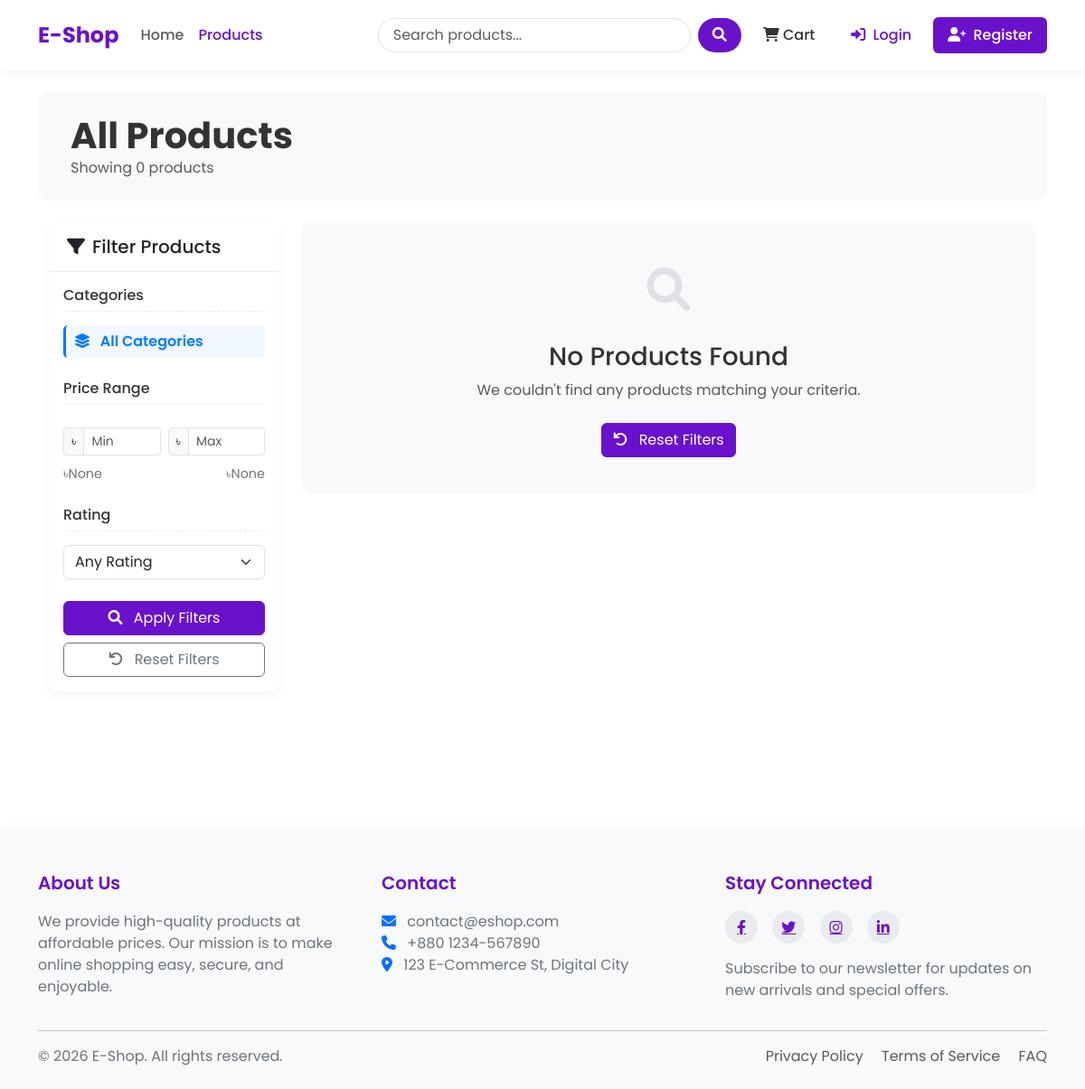
Before: /products/ with the older database file.
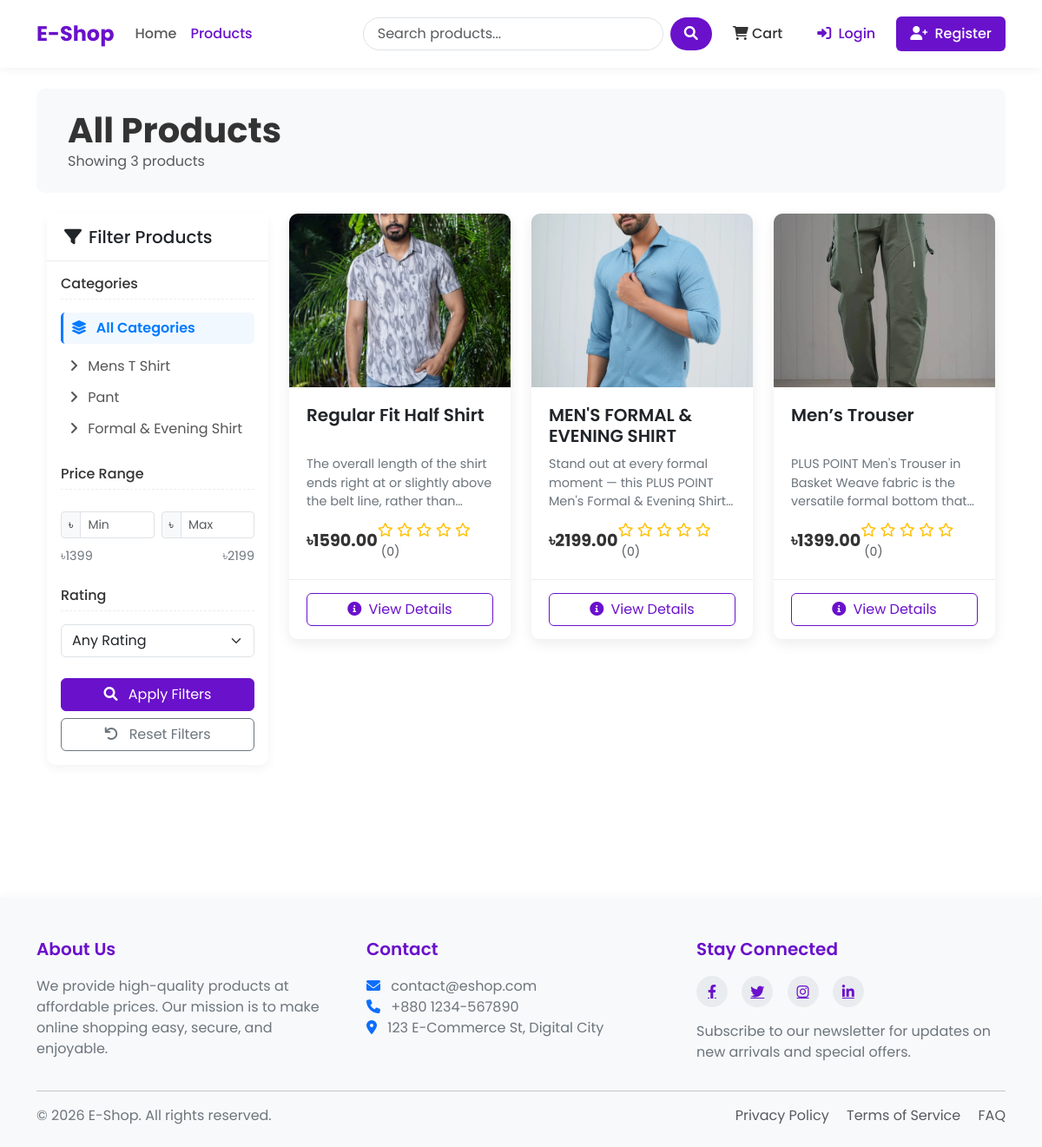
After: the same page with the newer database file.
### shop/models.py (models this page shows, shortened)
class Category(models.Model):
      name = models.CharField(max_length=100)
      slug = models.SlugField(max_length=100,unique=True)
      description = models.TextField(blank=True)
      class Meta:
            verbose_name_plural = 'categories'

class Product(models.Model):
     name = models.CharField(max_length=100)
     slug = models.SlugField(max_length=100,unique=True)
     category = models.ForeignKey(Category,on_delete=models.CASCADE,related_name='products')
     description = models.TextField()
     price = models.DecimalField(max_digits=10,decimal_places=2)
     stock = models.PositiveBigIntegerField(default=1)
     available = models.BooleanField(default=True)
     created = models.DateTimeField(auto_now_add=True)
     updated = models.DateTimeField(auto_now=True)
     image = models.ImageField(upload_to='products/%Y/%m/%d')
     def average_rating(self):
            ratings = self.ratings.all()
            if ratings.count() > 0:
                return sum([rating.rating for rating in ratings])/ratings.count()
            return 0

### shop/views.py (the view, shortened to what this page needs)
# urls.py: path('products/', views.product_list, name = 'product_list'),
def product_list(request,category_slug = None):
    category = None
    categories = models.Category.objects.all()
    products = models.Product.objects.all()
    if category_slug:
        category = get_object_or_404(models.Category,slug=category_slug)
        products = products.filter(category = category)
    min_price = products.aggregate(Min('price'))['price__min']
    max_price = products.aggregate(Max('price'))['price__max']
    if request.GET.get('min_price'):
        products = products.filter(price__gte=request.GET.get('min_price'))
    if request.GET.get('max_price'):
        products = products.filter(price__lte=request.GET.get('max_price'))
    if request.GET.get('rating'):
            products = products.annotate(avg_rating = Avg('ratings__rating')).filter(avg_rating=request.GET.get('rating'))
    return render(request,'shop/product_list.html',{
        'category':category,
        'categories':categories,
        'products':products,
        'min_price':min_price,
        'max_price':max_price
    })

### shop/templates/shop/product_list.html (shortened to what this page needs)
{% extends 'base.html' %}
{% block content %}
<div class="shop-header mb-4 p-4 bg-light">
    <div class="container-fluid">
        <div class="row align-items-center">
            <div class="col-md-6">
                <h1 class="shop-title">
                    {% if category %}{{ category.name }}{% else %}All Products{% endif %}
                </h1>
                <p class="text-muted mb-0">
                    Showing {{ products|length }} product{{ products|length|pluralize }}
                </p>
            </div>
        </div>
    </div>
</div>
<div class="container-fluid">
    <div class="row">
        <div class="col-lg-3 mb-4 filter-sidebar">
            <div class="filter-card card mb-4">
                <div class="card-header">
                    <h5 class="mb-0 d-flex align-items-center">
                        <i class="fas fa-filter me-2"></i> Filter Products
                    </h5>
                </div>
                <div class="card-body">
                    <form method="get">
                        <h6 class="filter-heading">Categories</h6>
                        <div class="mb-4">
                            <a href="{% url 'product_list' %}" class="filter-link {% if not category %}active{% endif %}">
                                <i class="fas fa-layer-group me-2"></i> All Categories
                            </a>
                            <div class="ms-2 mt-2">
                                {% for c in categories %}
                                <a href="{% url 'product_list_by_category' c.slug %}" class="filter-link {% if category.slug == c.slug %}active{% endif %}">
                                    <i class="fas fa-angle-right me-2"></i> {{ c.name }}
                                </a>
                                {% endfor %}
                            </div>
                        </div>
                        <h6 class="filter-heading">Price Range</h6>
                        <div class="mb-4">
                            <div class="price-slider-container">
                                <div class="row g-2 mb-2">
                                    <div class="col-6">
                                        <div class="input-group input-group-sm">
                                            <span class="input-group-text">৳</span>
                                            <input type="number" class="form-control" id="min_price" name="min_price"
                                                   value="{{ request.GET.min_price|default:'' }}" min="{{ min_price }}" max="{{ max_price }}" placeholder="Min">
                                        </div>
                                    </div>
                                    <div class="col-6">
                                        <div class="input-group input-group-sm">
                                            <span class="input-group-text">৳</span>
                                            <input type="number" class="form-control" id="max_price" name="max_price"
                                                   value="{{ request.GET.max_price|default:'' }}" min="{{ min_price }}" max="{{ max_price }}" placeholder="Max">
                                        </div>
                                    </div>
                                </div>
                                <div class="price-values">
                                    <span>৳{{ min_price }}</span>
                                    <span>৳{{ max_price }}</span>
                                </div>
                            </div>
                        </div>
                        <h6 class="filter-heading">Rating</h6>
                        <div class="mb-4">
                            <select class="form-select" name="rating">
                                <option value="">Any Rating</option>
                            </select>
                        </div>
                        <div class="d-grid gap-2">
                            <button type="submit" class="btn btn-primary">
                                <i class="fas fa-search me-2"></i> Apply Filters
                            </button>
                            <a href="{% url 'product_list' %}" class="btn btn-outline-secondary">
                                <i class="fas fa-undo me-2"></i> Reset Filters
                            </a>
                        </div>
                    </form>
                </div>
            </div>
        </div>
        <div class="col-lg-9">
            {% if products %}
            <div class="row row-cols-1 row-cols-md-2 row-cols-lg-3 g-4">
                {% for product in products %}
                <div class="col">
                    <div class="card h-100 product-card">
                        <div class="product-img-container">
                            {% if product.image %}
                            <img src="{{ product.image.url }}" class="product-img" alt="{{ product.name }}">
                            {% else %}
                            <div class="bg-light d-flex align-items-center justify-content-center h-100">
                                <i class="fas fa-image fa-3x text-muted"></i>
                            </div>
                            {% endif %}
                        </div>
                        <div class="card-body">
                            <h5 class="product-title">{{ product.name }}</h5>
                            <p class="product-desc">{{ product.description|truncatechars:100 }}</p>
                            <div class="d-flex justify-content-between align-items-center">
                                <span class="product-price">৳{{ product.price }}</span>
                                <div class="rating">
                                    {% for i in "12345" %}
                                    {% if forloop.counter <= product.average_rating %}
                                    <i class="fas fa-star"></i>
                                    {% else %}
                                    <i class="far fa-star"></i>
                                    {% endif %}
                                    {% endfor %}
                                    <span class="ms-1 text-muted small">({{ product.ratings.count }})</span>
                                </div>
                            </div>
                        </div>
                        <div class="card-footer">
                            <div class="d-grid">
                                <a href="{% url 'product_detail' product.slug %}" class="btn btn-outline-primary btn-add-cart">
                                    <i class="fas fa-info-circle me-1"></i> View Details
                                </a>
                            </div>
                        </div>
                    </div>
                </div>
                {% endfor %}
            </div>
            {% else %}
            <div class="empty-products">
                <div class="empty-icon">
                    <i class="fas fa-search"></i>
                </div>
                <h3>No Products Found</h3>
                <p class="text-muted mb-4">We couldn't find any products matching your criteria.</p>
                <a href="{% url 'product_list' %}" class="btn btn-primary">
                    <i class="fas fa-undo me-2"></i> Reset Filters
                </a>
            </div>
            {% endif %}
        </div>
    </div>
</div>
{% endblock %}

### templates/base.html (shortened to what this page needs)
<!DOCTYPE html>
<html lang="en">
<head>
    <link href="https://cdn.jsdelivr.net/npm/bootstrap@5.3.0/dist/css/bootstrap.min.css" rel="stylesheet">
    <link rel="stylesheet" href="https://cdnjs.cloudflare.com/ajax/libs/font-awesome/6.0.0/css/all.min.css">
    {% load static %}
</head>
<body>
    <header>
        <nav class="navbar navbar-expand-lg navbar-light bg-white">
            <div class="container">
                <a class="navbar-brand" href="{% url 'home' %}">E-Shop</a>
                <div class="collapse navbar-collapse" id="navbarNav">
                    <ul class="navbar-nav me-auto mb-2 mb-lg-0">
                        <li class="nav-item {% if request.path == '/' %}active{% endif %}">
                            <a class="nav-link" href="{% url 'home' %}">Home</a>
                        </li>
                        <li class="nav-item {% if '/products/' in request.path %}active{% endif %}">
                            <a class="nav-link" href="{% url 'product_list' %}">Products</a>
                        </li>
                    </ul>
                    <form class="d-flex search-box me-3" action="{% url 'product_list' %}" method="get">
                        <input class="form-control search-input me-2" type="search" name="search" placeholder="Search products..." aria-label="Search">
                        <button class="btn search-btn" type="submit">
                            <i class="fas fa-search"></i>
                        </button>
                    </form>
                    <ul class="navbar-nav">
                        <li class="nav-item me-2">
                            <a class="nav-link cart-btn" href="{% url 'cart_detail' %}">
                                <i class="fas fa-shopping-cart"></i> Cart
                            </a>
                        </li>
                        {% if user.is_authenticated %}
                            <li class="nav-item dropdown">
                                <a class="nav-link dropdown-toggle" href="#" id="navbarDropdown" role="button"
                                   data-bs-toggle="dropdown" aria-expanded="false">
                                    <i class="fas fa-user-circle me-1"></i> {{ user.username }}
                                </a>
                                <ul class="dropdown-menu dropdown-menu-end shadow-sm" aria-labelledby="navbarDropdown">
                                    {% comment %} <li><a class="dropdown-item" href="{% url 'profile' %}">
                                        <i class="fas fa-user me-2"></i> My Profile
                                    </a></li> {% endcomment %}
                                    <li><hr class="dropdown-divider"></li>
                                    <li><a class="dropdown-item" href="{% url 'logout' %}">
                                        <i class="fas fa-sign-out-alt me-2"></i> Logout
                                    </a></li>
                                </ul>
                            </li>
                        {% else %}
                            <li class="nav-item">
                                <a class="nav-link btn btn-outline-primary ms-2 px-3" href="{% url 'login' %}">
                                    <i class="fas fa-sign-in-alt me-1"></i> Login
                                </a>
                            </li>
                            <li class="nav-item">
                                <a class="nav-link btn btn-primary ms-2 px-3 text-white" href="{% url 'register' %}">
                                    <i class="fas fa-user-plus me-1"></i> Register
                                </a>
                            </li>
                        {% endif %}
                    </ul>
                </div>
            </div>
        </nav>
    </header>
    <main class="container my-4">
        {% block content %}{% endblock %}
    </main>
    <footer>
        <div class="container">
            <div class="row">
                <div class="col-md-4 mb-4 mb-md-0">
                    <h5>About Us</h5>
                    <p>We provide high-quality products at affordable prices. Our mission is to make online shopping easy, secure, and enjoyable.</p>
                </div>
                <div class="col-md-4 mb-4 mb-md-0">
                    <h5>Contact</h5>
                    <p>
                        <i class="fas fa-envelope me-2 text-primary"></i> contact@eshop.com<br>
                        <i class="fas fa-phone me-2 text-primary"></i> +880 1234-567890<br>
                        <i class="fas fa-map-marker-alt me-2 text-primary"></i> 123 E-Commerce St, Digital City
                    </p>
                </div>
                <div class="col-md-4">
                    <h5>Stay Connected</h5>
                    <div class="social-icons mb-3">
                        <a href="#"><i class="fab fa-facebook-f"></i></a>
                        <a href="#"><i class="fab fa-twitter"></i></a>
                        <a href="#"><i class="fab fa-instagram"></i></a>
                        <a href="#"><i class="fab fa-linkedin-in"></i></a>
                    </div>
                    <p>Subscribe to our newsletter for updates on new arrivals and special offers.</p>
                </div>
            </div>
            <hr>
            <div class="row mt-3">
                <div class="col-md-6 mb-2 mb-md-0">
                    <p class="mb-0">&copy; {% now "Y" %} E-Shop. All rights reserved.</p>
                </div>
                <div class="col-md-6 text-md-end">
                    <p class="mb-0">
                        <a href="#" class="text-decoration-none me-3 text-muted">Privacy Policy</a>
                        <a href="#" class="text-decoration-none me-3 text-muted">Terms of Service</a>
                        <a href="#" class="text-decoration-none text-muted">FAQ</a>
                    </p>
                </div>
            </div>
        </div>
    </footer>
</body>
</html>

Changed rows visible on the page:
added Category: name "Mens T Shirt"
added Category: name "Pant"
added Category: name "Formal & Evening Shirt"
added Product: image (picture), name "Regular Fit Half Shirt", description "The overall length of the shirt ends right at or slightly above the belt line, rather…", price "1590.00", ratings.count "0"
added Product: image (picture), name "MEN'S FORMAL & EVENING SHIRT", description "Stand out at every formal moment — this PLUS POINT Men's Formal & Evening…", price "2199.00", ratings.count "0"
added Product: image (picture), name "Men’s Trouser", description "PLUS POINT Men's Trouser in Basket Weave fabric is the versatile formal bottom…", price "1399.00", ratings.count "0"
Other visible differences:
{{ products|length }}: "0" → "3"
{{ min_price }}: "None" → "1399"
{{ max_price }}: "None" → "2199"
text no longer shown: "No Products Found We couldn't find any products matching your criteria. Reset Filters"
